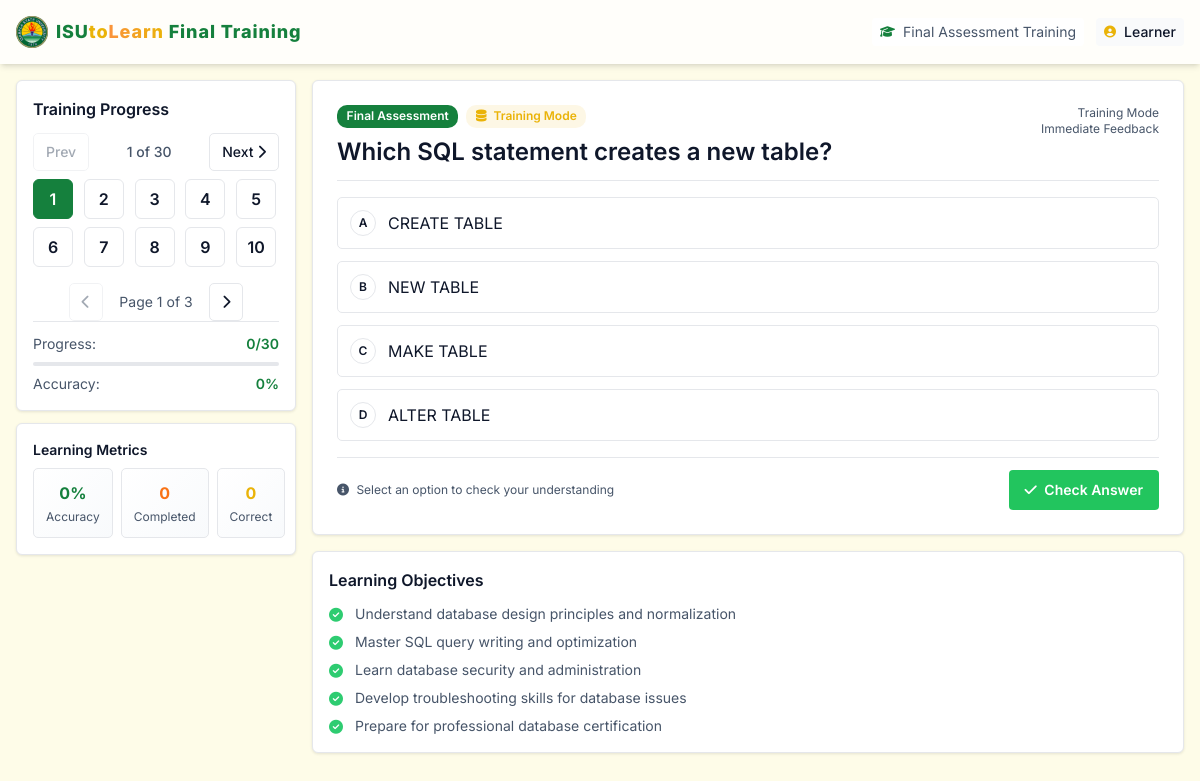
The page /Learner/training_assessment_mode.php on the database its author committed.
### tables this page shows
CREATE TABLE `questions` (
  `id` int(11) NOT NULL AUTO_INCREMENT,
  `assessment_id` int(11) NOT NULL,
  `question` text NOT NULL,
  `topic_id` int(11) NOT NULL,
  `difficulty` enum('easy','medium','hard') NOT NULL DEFAULT 'easy',
  PRIMARY KEY (`id`),
  KEY `topic_id` (`topic_id`),
  KEY `assessment_id` (`assessment_id`),
  CONSTRAINT `questions_ibfk_1` FOREIGN KEY (`topic_id`) REFERENCES `topics` (`id`) ON DELETE CASCADE,
  CONSTRAINT `questions_ibfk_2` FOREIGN KEY (`assessment_id`) REFERENCES `assessments` (`id`) ON DELETE CASCADE
);

CREATE TABLE `choices` (
  `id` int(11) NOT NULL AUTO_INCREMENT,
  `choice` text NOT NULL,
  `question_id` int(11) DEFAULT NULL,
  `is_correct` tinyint(1) DEFAULT 0,
  PRIMARY KEY (`id`),
  KEY `question_id` (`question_id`),
  CONSTRAINT `choices_ibfk_1` FOREIGN KEY (`question_id`) REFERENCES `questions` (`id`) ON DELETE CASCADE
);

### Learner/training_assessment_mode.php (the view, shortened to what the rows shown need)
<?php
include '../pdoconfig.php';
$current_page = isset($_GET['page']) ? (int)$_GET['page'] : 1;
$questions_per_page = 10;
$stmt = $pdo->prepare("SELECT * FROM assessments WHERE type = 'final' AND (course_id = :course_id OR course_id IS NULL) LIMIT 1");
$stmt->execute([':course_id' => $course_id]);
$final_assessment = $stmt->fetch();
$final_assessment_id = $final_assessment['id'];
$stmt = $pdo->prepare('SELECT q.*, t.title FROM questions q
                      JOIN topics t ON q.topic_id = t.id
                      WHERE q.assessment_id = :assessment_id ORDER BY q.id ASC');
$stmt->execute([':assessment_id' => $final_assessment_id]);
$questions = $stmt->fetchAll(PDO::FETCH_ASSOC);
$total_questions = count($questions);
$shuffled_indices = $_SESSION['shuffled_questions_order'][$course_id];
$original_questions = $_SESSION['original_questions'][$course_id];
$questions_id = [];
foreach ($shuffled_indices as $new_index => $original_index) {
    $question = $original_questions[$original_index];
    $questions_id[$new_index] = $question['id'];
}
$shuffled_questions = [];
foreach ($shuffled_indices as $new_index => $original_index) {
    $shuffled_questions[$new_index] = $original_questions[$original_index];
}
if (!$question_id) {
    $start_index = ($current_page - 1) * $questions_per_page;
    $current_index = $start_index;
    $current_question_id = $questions_id[$current_index];
}
if (isset($questions_id[$current_index]) && isset($shuffled_questions[$current_index])) {
    $current_question = $shuffled_questions[$current_index];
    $current_question_id = $current_question['id'];
} else {
    $current_index = 0;
    $current_question = $shuffled_questions[$current_index] ?? null;
    $current_question_id = $current_question['id'] ?? null;
}
$current_page = floor($current_index / $questions_per_page) + 1;
$total_pages = ceil($total_questions / $questions_per_page);
$current_page = min(max(1, $current_page), $total_pages);
$current_choices = [];
if ($current_question_id) {
    $stmt = $pdo->prepare('SELECT * FROM choices WHERE question_id = :question_id');
    $stmt->execute([':question_id' => $current_question_id]);
    $current_choices = $stmt->fetchAll(PDO::FETCH_ASSOC);
}
$user_answer = null;
$show_explanation = false;
$learning_objectives = [
    "Understand database design principles and normalization",
    "Master SQL query writing and optimization",
    "Learn database security and administration",
    "Develop troubleshooting skills for database issues",
    "Prepare for professional database certification"
];
?>
<!DOCTYPE html>
<html lang="en">
<head>
    <link rel="stylesheet" href="../output.css">
    <link rel="stylesheet" href="https://cdnjs.cloudflare.com/ajax/libs/font-awesome/6.4.0/css/all.min.css">
</head>
<body>
    <header class="top-0 sticky z-10 shadow-md py-3 md:py-4" style="background-color: var(--color-header-bg);">
        <div class="container">
            <div class="flex items-center gap-2 min-w-0">
                <div class="truncate">
                    <h1 class="text-base sm:text-lg font-extrabold tracking-wider truncate text-[var(--color-heading)] leading-none">
                        ISU<span class="text-[var(--color-icon)]">to</span><span class="bg-gradient-to-r bg-clip-text text-transparent from-orange-400 to-yellow-500">Learn</span>
                        Final Training
                    </h1>
                </div>
            </div>
        </div>
    </header>
    <main class="py-3 md:py-4">
        <div class="container">
            <div class="grid grid-cols-1 lg:grid-cols-4 gap-3 md:gap-4">
                <div class="lg:col-span-3 space-y-3 md:space-y-4 order-1 lg:order-2">
                    <?php if ($current_question): ?>
                    <div class="training-card p-3 md:p-4 lg:p-6">
                        <div class="flex flex-col md:flex-row md:justify-between md:items-start gap-3 md:gap-0 mb-3 md:mb-4 pb-3 border-b" style="border-color: var(--color-card-border);">
                            <div class="flex-1">
                                <div class="flex flex-wrap items-center gap-2 mb-2">
                                    <span class="status-badge" style="background-color: var(--color-heading); color: white;">
                                        Final Assessment
                                    </span>
                                    <span class="status-badge" style="background-color: rgba(234, 179, 8, 0.1); color: var(--color-icon);">
                                        <i class="fas fa-database mr-1"></i> Training Mode
                                    </span>
                                </div>
                                <h2 class="text-lg md:text-xl lg:text-2xl font-semibold" style="color: var(--color-text);">
                                    <?= htmlspecialchars($current_question['question']) ?>
                                </h2>
                            </div>
                            <div class="text-right text-xs" style="color: var(--color-text-secondary);">
                                <div>Training Mode</div>
                                <div>Immediate Feedback</div>
                            </div>
                        </div>
                        <form method="POST" action="training_assessment_mode.php?course_id=<?= $course_id ?>&question_id=<?= $current_question_id ?>&page=<?= $current_page ?>">
                            <div class="mb-3 md:mb-4">
                                <div class="space-y-2 md:space-y-3">
                                    <?php foreach ($current_choices as $index => $choice):
                                        $letter = chr(65 + $index);
                                        $is_selected = $user_answer == $choice['id'];
                                        $is_correct_choice = $choice['is_correct'];
                                        $option_class = 'option-item p-2 md:p-3';
                                        $indicator_class = 'option-indicator';
                                        if ($show_explanation) {
                                            if ($is_correct_choice) {
                                                $option_class .= ' correct';
                                                $indicator_class .= ' correct';
                                            } elseif ($is_selected && !$is_correct_choice) {
                                                $option_class .= ' incorrect';
                                                $indicator_class .= ' incorrect';
                                            }
                                        } elseif ($is_selected) {
                                            $option_class .= ' selected';
                                            $indicator_class .= ' selected';
                                        } else {
                                            $indicator_class .= ' default';
                                        }
                                    ?>
                                        <div class="<?= $option_class ?>" onclick="selectOption(<?= $choice['id'] ?>)">
                                            <div class="flex items-center space-x-2 md:space-x-3">
                                                <div class="<?= $indicator_class ?>"><?= $letter ?></div>
                                                <div class="flex-1">
                                                    <p class="text-sm md:text-base" style="color: var(--color-text);">
                                                        <?= htmlspecialchars($choice['choice']) ?>
                                                    </p>
                                                </div>
                                            </div>
                                        </div>
                                    <?php endforeach; ?>
                                </div>
                            </div>
                            <div class="flex flex-col md:flex-row md:justify-between md:items-center gap-2 md:gap-0 pt-3 border-t" style="border-color: var(--color-card-border);">
                                <div class="text-xs" style="color: var(--color-text-secondary);">
                                    <i class="fas fa-info-circle mr-1"></i>
                                    <?= $show_explanation ? 'Review the explanation below' : 'Select an option to check your understanding' ?>
                                </div>
                                <div class="flex space-x-2">
                                    <?php if (!$show_explanation): ?>
                                        <button type="submit" id="submit-btn" class="btn-primary px-3 md:px-4 py-1 md:py-2 rounded text-sm md:text-base font-medium" disabled>
                                            <i class="fas fa-check mr-1"></i> Check Answer
                                        </button>
                                    <?php endif; ?>
                                </div>
                            </div>
                        </form>
                    </div>
                    <div class="training-card p-3 md:p-4">
                        <h4 class="font-semibold text-sm md:text-base mb-2 md:mb-3" style="color: var(--color-text);">Learning Objectives</h4>
                        <ul class="text-xs md:text-sm space-y-1 md:space-y-2" style="color: var(--color-text-secondary);">
                            <?php foreach ($learning_objectives as $objective): ?>
                            <li class="flex items-start">
                                <i class="fas fa-check-circle mr-2 md:mr-3 mt-0.5 md:mt-1 text-xs md:text-sm" style="color: var(--color-correct);"></i>
                                <span><?= htmlspecialchars($objective) ?></span>
                            </li>
                            <?php endforeach; ?>
                        </ul>
                    </div>
                    <?php endif; ?>
                </div>
            </div>
        </div>
    </main>
</body>
</html>

### rows shown on the page
questions: question "Which SQL statement creates a new table?"
choices: letter "A", choice "CREATE TABLE"
choices: letter "B", choice "NEW TABLE"
choices: letter "C", choice "MAKE TABLE"
choices: letter "D", choice "ALTER TABLE"

### other values the page prints
$current_index + 1 "1"
$total_questions "30"
$current_page "1"
$total_pages "3"
$answered_count "0"
$accuracy "0"
$correct_count "0"
$objective "Understand database design principles and normalization"
$objective "Master SQL query writing and optimization"
$objective "Learn database security and administration"
$objective "Develop troubleshooting skills for database issues"
$objective "Prepare for professional database certification"
